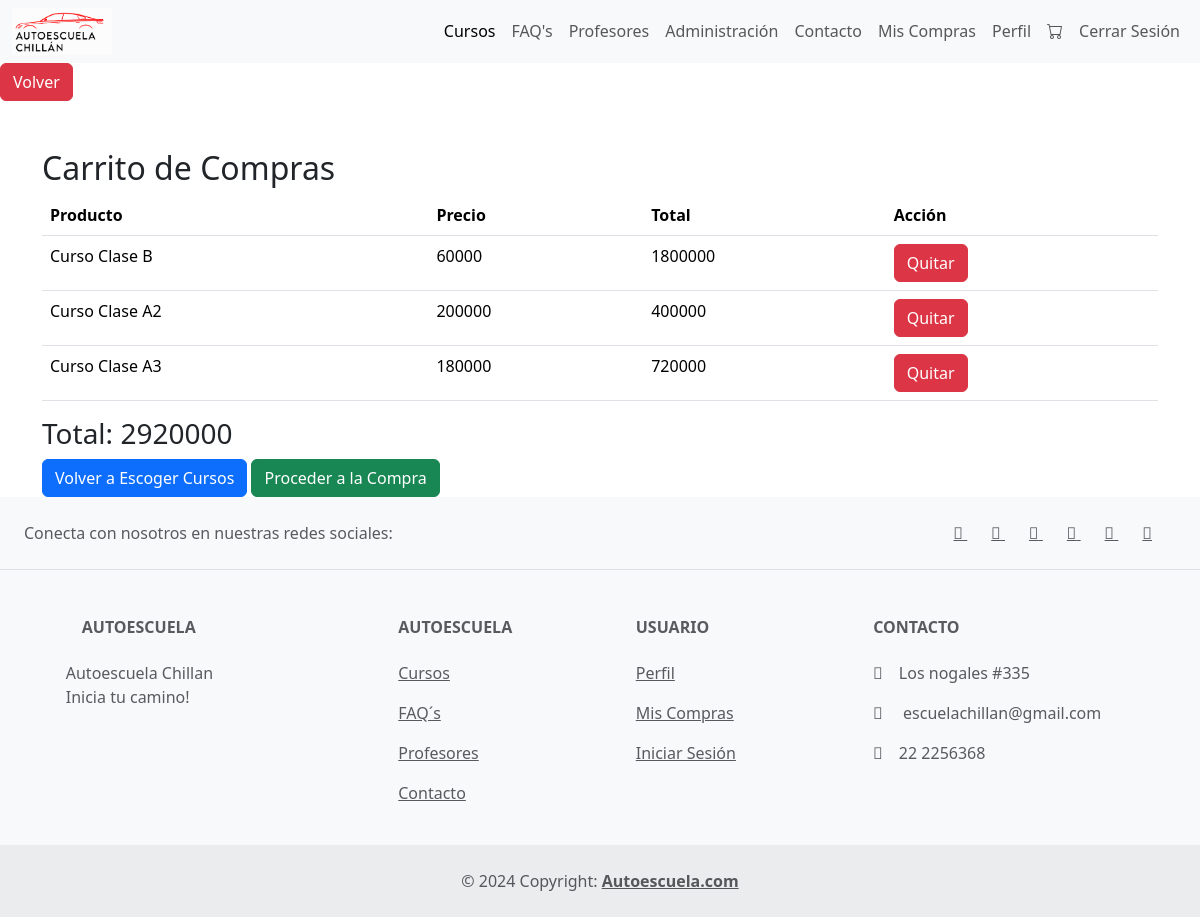
Screenshot of /carrito/ (signed in) with the database file from the repository.
### aplicacion/models.py (models this page shows, shortened)
class CarritoItem(models.Model):
    producto = models.ForeignKey(Producto, on_delete=models.CASCADE)
    compra = models.ForeignKey(Compra, on_delete=models.CASCADE, null=True, blank=True)
    cantidad = models.PositiveIntegerField(default=1)
    @property
    def total_price(self):
        return self.cantidad * self.producto.precio

class Producto(models.Model):
    nombre = models.CharField(max_length=100, verbose_name="Nombre del curso")
    precio = models.PositiveIntegerField( verbose_name="Precio")
    cursos = models.CharField(max_length=20, choices=Cursos, verbose_name="Cursos")
    cupos = models.PositiveIntegerField(verbose_name="Cupos", default=30)
    descripcion = models.TextField(verbose_name="Descripción del curso")
    imagen_curso = models.ImageField(upload_to='cursos/', verbose_name="Imagen Curso")

### aplicacion/views.py (the view)
# urls.py: path('carrito/', carrito , name='carrito'),
@login_required
def carrito(request):
    items_carrito = CarritoItem.objects.filter(compra=None)
    total = sum(item.total_price for item in items_carrito)
    tiene_items = items_carrito.exists()  # Verifica si hay items en el carrito
    return render(request, 'Autoescuela/carrito.html', {
        'items_carrito': items_carrito,
        'total': total,
        'tiene_items': tiene_items,  # Pasa esta variable al contexto del template
    })

### aplicacion/views.py (called while the page is built)
def navbar_context(request):
    usuario_autenticado = request.user.is_authenticated
    tiene_compras = False
    if usuario_autenticado:
        try:
            perfil =request.user
            items_carrito = CarritoItem.objects.filter(compra__perfil=perfil, compra=None)
            tiene_compras = items_carrito.exists()
        except Perfil.DoesNotExist:
            pass
    return {
        'usuario_autenticado': usuario_autenticado,
        'tiene_compras': tiene_compras,
    }

### aplicacion/templates/Autoescuela/carrito.html (shortened to what this page needs)
{% extends "Autoescuela/base.html" %}
{% load static %}
{% block contenido %}
<div class="container mt-5">
    <h2>Carrito de Compras</h2>
    <table class="table">
        <thead>
            <tr>
                <th>Producto</th>
                <th>Precio</th>
                <th>Total</th>
                <th>Acción</th>
            </tr>
        </thead>
        <tbody>
            {% for item in items_carrito %}
            <tr>
                <td>{{ item.producto.nombre }}</td>
                <td>{{ item.producto.precio }}</td>
                <td>{{ item.total_price }}</td>
                <td>
                    <form method="post" action="{% url 'quitar_del_carrito' item.id %}">
                        <button type="submit" class="btn btn-danger">Quitar</button>
                    </form>
                </td>
            </tr>
            {% endfor %}
        </tbody>
    </table>
    <h3>Total: {{ total }}</h3>
    <a href="{% url 'cursos' %}" class="btn btn-primary">Volver a Escoger Cursos</a>
    {% if tiene_items %}
    <a href="{% url 'formpago' %}" class="btn btn-success">Proceder a la Compra</a>
    {% endif %}
</div>
{% endblock %}

### rows the page displays
CarritoItem: producto.nombre "Curso Clase B", producto.precio "60000", total_price "1800000"
CarritoItem: producto.nombre "Curso Clase A2", producto.precio "200000", total_price "400000"
CarritoItem: producto.nombre "Curso Clase A3", producto.precio "180000", total_price "720000"

### other values shown
{{ total }} "2920000"
